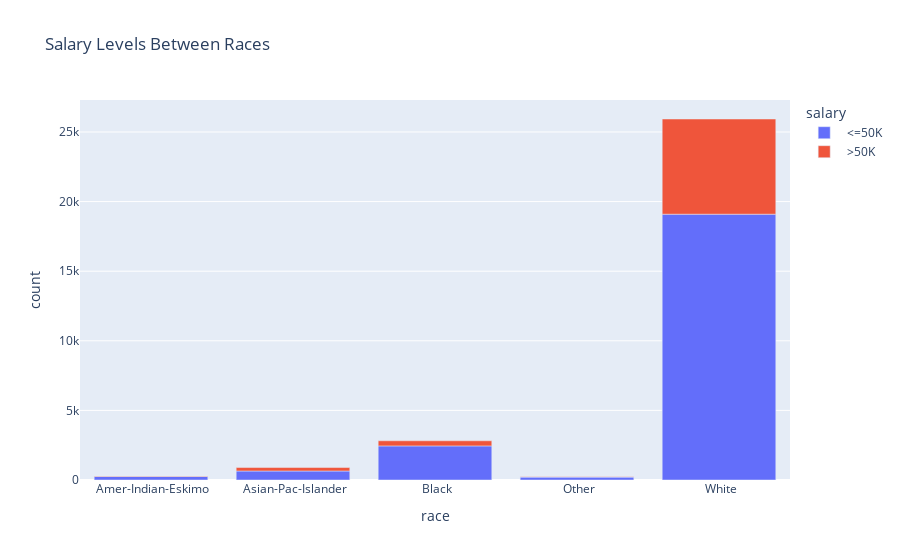
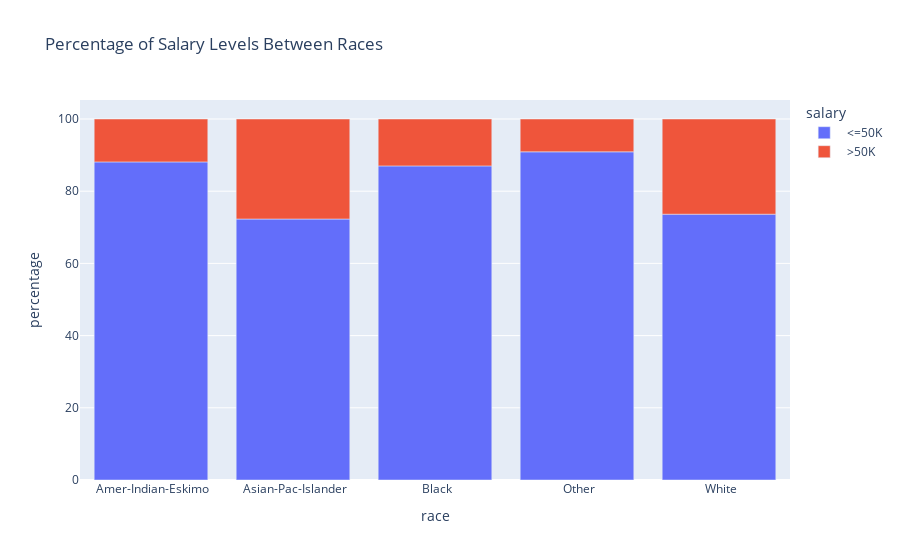

The code cell stored with these charts, in order, in its notebook:
### Code cell
# race occurences
race_counts = adult_df.groupby(['race', 'salary']).size().reset_index(name='count')
race_counts['percentage'] = race_counts.groupby('race')['count'].transform(lambda x: (x / sum(x)) * 100)

fig_2c = px.bar(race_counts, x='race', y='count', color='salary',
                title="Salary Levels Between Races")
fig_2c.show()

fig_2d = px.bar(race_counts, x='race', y='percentage', color='salary',
                title="Percentage of Salary Levels Between Races")
fig_2d.show()

### Figure 1 — Plotly figure (JSON) as saved in the notebook; plotly's stock layout.template omitted (floating-point values rounded to 4 significant figures)
{"data": [{"alignmentgroup": "True", "hovertemplate": "salary= <=50K<br>race=%{x}<br>count=%{y}<extra></extra>", "legendgroup": " <=50K", "marker": {"color": "#636efa", "pattern": {"shape": ""}}, "name": " <=50K", "offsetgroup": " <=50K", "orientation": "v", "showlegend": true, "textposition": "auto", "type": "bar", "x": [" Amer-Indian-Eskimo", " Asian-Pac-Islander", " Black", " Other", " White"], "xaxis": "x", "y": [252, 647, 2451, 210, 19094], "yaxis": "y"}, {"alignmentgroup": "True", "hovertemplate": "salary= >50K<br>race=%{x}<br>count=%{y}<extra></extra>", "legendgroup": " >50K", "marker": {"color": "#EF553B", "pattern": {"shape": ""}}, "name": " >50K", "offsetgroup": " >50K", "orientation": "v", "showlegend": true, "textposition": "auto", "type": "bar", "x": [" Amer-Indian-Eskimo", " Asian-Pac-Islander", " Black", " Other", " White"], "xaxis": "x", "y": [34, 248, 366, 21, 6839], "yaxis": "y"}], "layout": {"barmode": "relative", "legend": {"title": {"text": "salary"}, "tracegroupgap": 0}, "title": {"text": "Salary Levels Between Races"}, "xaxis": {"anchor": "y", "domain": [0, 1], "title": {"text": "race"}}, "yaxis": {"anchor": "x", "domain": [0, 1], "title": {"text": "count"}}}}

### Figure 2 — Plotly figure (JSON) as saved in the notebook; plotly's stock layout.template omitted (floating-point values rounded to 4 significant figures)
{"data": [{"alignmentgroup": "True", "hovertemplate": "salary= <=50K<br>race=%{x}<br>percentage=%{y}<extra></extra>", "legendgroup": " <=50K", "marker": {"color": "#636efa", "pattern": {"shape": ""}}, "name": " <=50K", "offsetgroup": " <=50K", "orientation": "v", "showlegend": true, "textposition": "auto", "type": "bar", "x": [" Amer-Indian-Eskimo", " Asian-Pac-Islander", " Black", " Other", " White"], "xaxis": "x", "y": [88.11, 72.29, 87.01, 90.91, 73.63], "yaxis": "y"}, {"alignmentgroup": "True", "hovertemplate": "salary= >50K<br>race=%{x}<br>percentage=%{y}<extra></extra>", "legendgroup": " >50K", "marker": {"color": "#EF553B", "pattern": {"shape": ""}}, "name": " >50K", "offsetgroup": " >50K", "orientation": "v", "showlegend": true, "textposition": "auto", "type": "bar", "x": [" Amer-Indian-Eskimo", " Asian-Pac-Islander", " Black", " Other", " White"], "xaxis": "x", "y": [11.89, 27.71, 12.99, 9.091, 26.37], "yaxis": "y"}], "layout": {"barmode": "relative", "legend": {"title": {"text": "salary"}, "tracegroupgap": 0}, "title": {"text": "Percentage of Salary Levels Between Races"}, "xaxis": {"anchor": "y", "domain": [0, 1], "title": {"text": "race"}}, "yaxis": {"anchor": "x", "domain": [0, 1], "title": {"text": "percentage"}}}}
